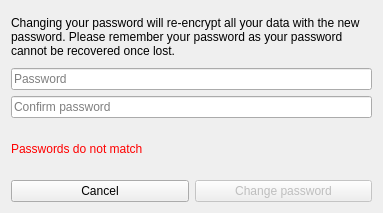
<?xml version="1.0" encoding="UTF-8"?>
<ui version="4.0">
 <class>ChangePword</class>
 <widget class="QDialog" name="ChangePword">
  <property name="geometry">
   <rect>
    <x>0</x>
    <y>0</y>
    <width>383</width>
    <height>213</height>
   </rect>
  </property>
  <property name="windowTitle">
   <string>Change account password</string>
  </property>
  <property name="windowIcon">
   <iconset resource="LogoResource.qrc">
    <normaloff>:/Logo/Logo.png</normaloff>:/Logo/Logo.png</iconset>
  </property>
  <layout class="QVBoxLayout" name="verticalLayout">
   <item>
    <widget class="QLabel" name="label">
     <property name="text">
      <string>Changing your password will re-encrypt all your data with the new password. Please remember your password as your password cannot be recovered once lost.</string>
     </property>
     <property name="wordWrap">
      <bool>true</bool>
     </property>
    </widget>
   </item>
   <item>
    <widget class="QLineEdit" name="edtPassword">
     <property name="echoMode">
      <enum>QLineEdit::Password</enum>
     </property>
     <property name="placeholderText">
      <string>Password</string>
     </property>
    </widget>
   </item>
   <item>
    <widget class="QLineEdit" name="edtCPword">
     <property name="echoMode">
      <enum>QLineEdit::Password</enum>
     </property>
     <property name="placeholderText">
      <string>Confirm password</string>
     </property>
    </widget>
   </item>
   <item>
    <widget class="QLabel" name="lblWarning">
     <property name="palette">
      <palette>
       <active>
        <colorrole role="WindowText">
         <brush brushstyle="SolidPattern">
          <color alpha="255">
           <red>255</red>
           <green>0</green>
           <blue>0</blue>
          </color>
         </brush>
        </colorrole>
       </active>
       <inactive>
        <colorrole role="WindowText">
         <brush brushstyle="SolidPattern">
          <color alpha="255">
           <red>255</red>
           <green>0</green>
           <blue>0</blue>
          </color>
         </brush>
        </colorrole>
       </inactive>
       <disabled>
        <colorrole role="WindowText">
         <brush brushstyle="SolidPattern">
          <color alpha="255">
           <red>153</red>
           <green>153</green>
           <blue>153</blue>
          </color>
         </brush>
        </colorrole>
       </disabled>
      </palette>
     </property>
     <property name="text">
      <string>Passwords do not match</string>
     </property>
    </widget>
   </item>
   <item>
    <layout class="QHBoxLayout" name="horizontalLayout">
     <item>
      <widget class="QPushButton" name="btnCancel">
       <property name="text">
        <string>Cancel</string>
       </property>
      </widget>
     </item>
     <item>
      <widget class="QPushButton" name="btnChange">
       <property name="enabled">
        <bool>false</bool>
       </property>
       <property name="toolTip">
        <string>Change your account password</string>
       </property>
       <property name="text">
        <string>Change password</string>
       </property>
       <property name="default">
        <bool>true</bool>
       </property>
      </widget>
     </item>
    </layout>
   </item>
  </layout>
 </widget>
 <resources>
  <include location="LogoResource.qrc"/>
 </resources>
 <connections/>
</ui>
